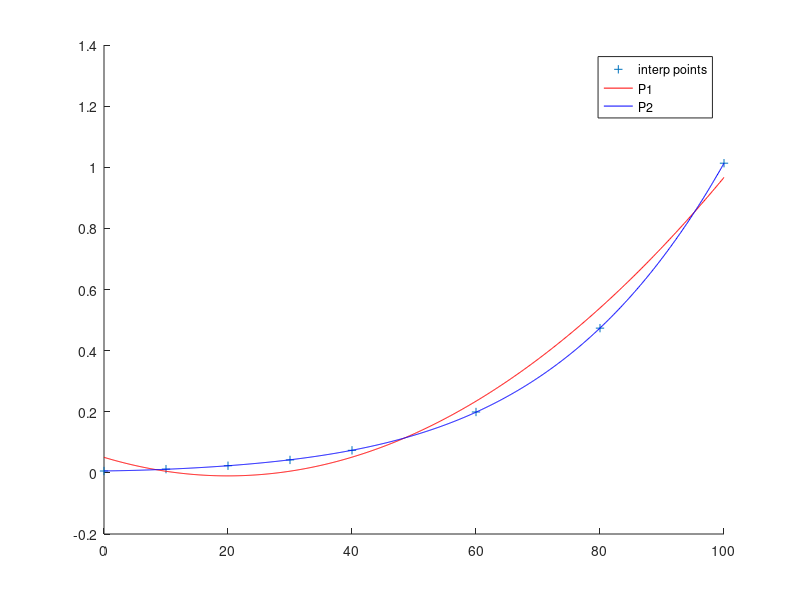

Source code (MATLAB):
T = [0, 10, 20, 30, 40, 60, 80, 100];
P = [0.0061, 0.0123, 0.0234, 0.0424, 0.0738, 0.1992, 0.4736, 1.0133];

P1 = polyfit(T, P, 2);
P2 = polyfit(T, P, 4);

T1 = polyval(P1, 45);
T2 = polyval(P2, 45);
TrueVal = 0.095848;

printf("Approx Error for degree 1 %f\n", (TrueVal - T1)^2);
printf("Approx Errpr for degree 4 %f\n", (TrueVal - T2)^2);

xx = [0:0.1:100];

hold on;
plot(T, P, '+');

plot(xx, polyval(P1, xx), 'Color', 'r');
plot(xx, polyval(P2, xx), 'Color', 'b');

legend('interp points', 'P1', 'P2');